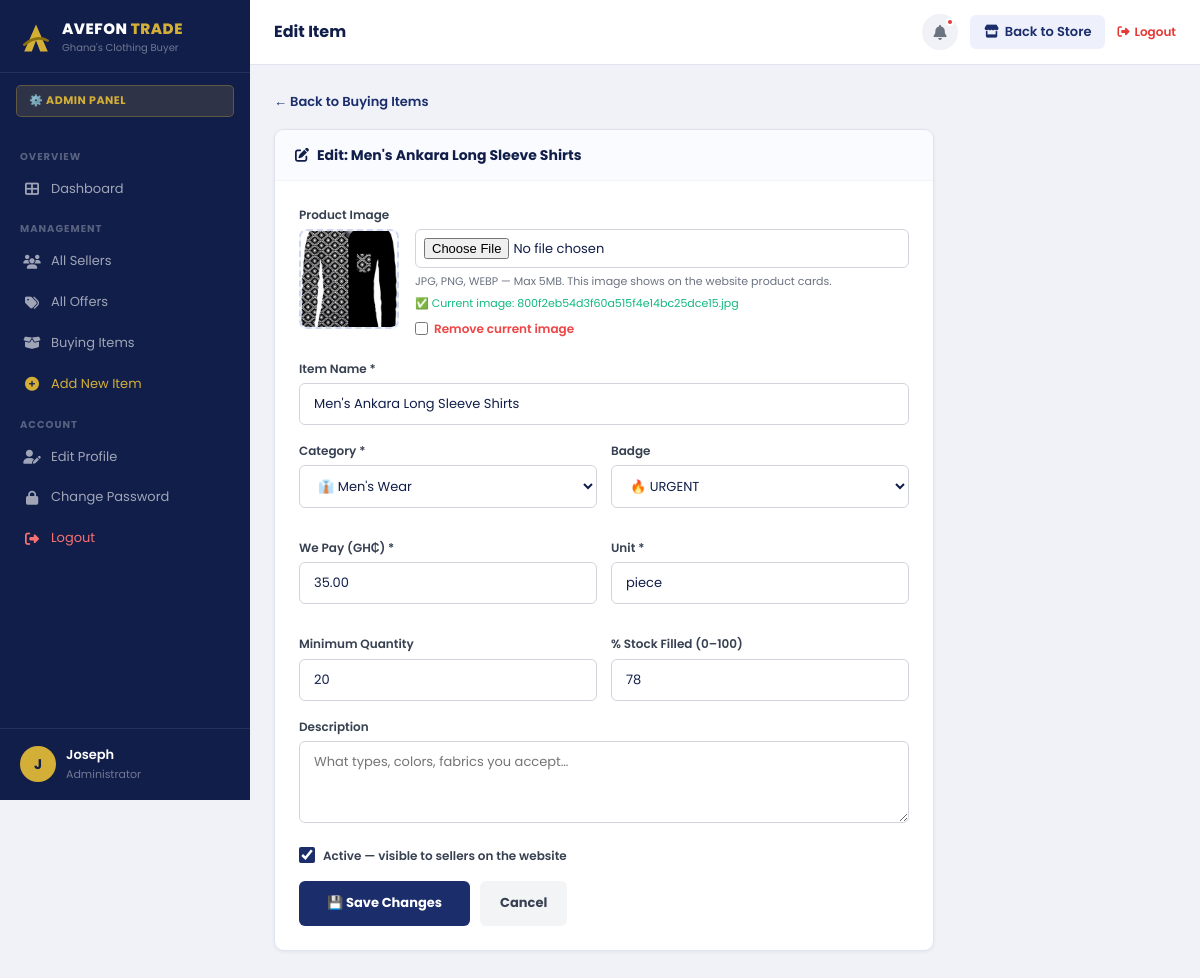
The page /dashboard/admin/products/1/edit/ (signed in) on the database its author committed.
### backend/models.py (models this page shows, shortened)
class BuyingItem(models.Model):
    CATEGORIES = [
        ('mens',         "Men's Wear"),
        ('womens',       "Women's Clothing"),
        ('kente',        'Kente & Traditional'),
        ('fabric',       'Fabrics & Textiles'),
        ('accessories',  'Accessories'),
        ('wholesale',    'Wholesale Lots'),
        ('traditional',  'Traditional Wear'),
        ('smock',        'Smock & Fugu'),
    ]
    BADGES = [('', 'None'), ('URGENT', '🔥 Urgent'), ('HOT', '⭐ Hot'), ('NEW', '✨ New')]
    EMOJIS = {
        'mens': '👔', 'womens': '👗', 'kente': '🧣',
        'fabric': '🧵', 'accessories': '👜', 'wholesale': '📦',
        'traditional': '🏵', 'smock': '🪡',
    }
    BG_COLORS = {
        'mens': '#EEF1FB', 'womens': '#FDE8F5', 'kente': '#FDF6DC',
        'fabric': '#EEF1FB', 'accessories': '#FDF6DC', 'wholesale': '#E8F5E9',
        'traditional': '#FDF6DC', 'smock': '#EEF1FB',
    }
    name        = models.CharField(max_length=200)
    category    = models.CharField(max_length=20, choices=CATEGORIES)
    description = models.TextField(blank=True)
    price       = models.DecimalField(max_digits=10, decimal_places=2, help_text="Max price Avefon pays")
    unit        = models.CharField(max_length=30, default='piece')
    min_qty     = models.PositiveIntegerField(default=1)
    badge       = models.CharField(max_length=10, choices=BADGES, blank=True, default='')
    image       = models.ImageField(upload_to='buying_items/', blank=True, null=True)
    is_active   = models.BooleanField(default=True)
    pct_filled  = models.PositiveIntegerField(default=0, help_text="% of stock filled (0-100)")
    created_at  = models.DateTimeField(auto_now_add=True)
    class Meta:
        ordering = ['-badge', 'category', 'name']

### backend/views.py (the view, shortened to what this page needs)
# urls.py: path('dashboard/admin/products/<int:pk>/edit/', views.edit_product,         name='edit-product'),
@login_required
def edit_product(request, pk):
    if not request.user.is_staff:
        return redirect('backend:user-dashboard')
    from frontend.views import CATEGORIES
    from backend.models import BuyingItem
    try:
        product = BuyingItem.objects.get(pk=pk)
    except BuyingItem.DoesNotExist:
        messages.error(request, 'Item not found.')
        return redirect('backend:admin-products')
    return render(request, 'backend/product-form.html', {
        'product': product, 'categories': CATEGORIES
    })

### templates/backend/product-form.html (shortened to what this page needs)
{% extends 'backend/base-dashboard.html' %}
{% block sidebar_role %}⚙️ Admin Panel{% endblock %}
{% block user_role_label %}Administrator{% endblock %}
{% block page_title %}{% if product %}Edit Item{% else %}Add New Item{% endif %}{% endblock %}
{% block sidebar_nav %}
<div class="dash-nav-section">Overview</div>
<a href="{% url 'backend:admin-dashboard' %}" class="dash-nav-link"><i class="fas fa-th-large"></i> Dashboard</a>
<div class="dash-nav-section">Management</div>
<a href="{% url 'backend:admin-sellers' %}" class="dash-nav-link"><i class="fas fa-users"></i> All Sellers</a>
<a href="{% url 'backend:admin-offers' %}" class="dash-nav-link"><i class="fas fa-tags"></i> All Offers</a>
<a href="{% url 'backend:admin-products' %}" class="dash-nav-link"><i class="fas fa-box-open"></i> Buying Items</a>
<a href="{% url 'backend:add-product' %}" class="dash-nav-link {% if not product %}active{% endif %}" style="color:#D4AF37"><i class="fas fa-plus-circle"></i> Add New Item</a>
<div class="dash-nav-section">Account</div>
<a href="{% url 'backend:edit-profile' %}" class="dash-nav-link"><i class="fas fa-user-edit"></i> Edit Profile</a>
<a href="{% url 'backend:change-password' %}" class="dash-nav-link"><i class="fas fa-lock"></i> Change Password</a>
<a href="#" onclick="showLogoutModal();return false" class="dash-nav-link" style="color:#F87171"><i class="fas fa-sign-out-alt"></i> Logout</a>
{% endblock %}
{% block dashboard_content %}
<div style="max-width:660px">
  <a href="{% url 'backend:admin-products' %}" style="font-size:13px;color:#1B2D6B;font-weight:600;display:inline-flex;align-items:center;gap:6px;margin-bottom:16px">← Back to Buying Items</a>
  <div class="dash-card">
    <div class="dash-card-head">
      <div class="dash-card-title">
        <i class="fas fa-{% if product %}edit{% else %}plus-circle{% endif %}"></i>
        {% if product %}Edit: {{ product.name }}{% else %}Add New Buying Item{% endif %}
      </div>
    </div>
    <div style="padding:24px">
      <form method="POST" enctype="multipart/form-data">
        <div class="dash-form-group">
          <label>Product Image</label>
          <div style="display:flex;align-items:flex-start;gap:16px">
            <div id="imgPreviewWrap" style="width:100px;height:100px;border-radius:8px;border:2px dashed #D0D8F0;overflow:hidden;flex-shrink:0;display:flex;align-items:center;justify-content:center;background:#F5F6FA">
              {% if product and product.image %}
                <img id="imgPreview" src="{{ product.image.url }}" style="width:100%;height:100%;object-fit:cover">
              {% else %}
                <span id="imgPreview" style="font-size:32px">🖼</span>
              {% endif %}
            </div>
            <div style="flex:1">
              <input type="file" name="image" id="imageInput" accept="image/*" class="dash-input" style="padding:8px;cursor:pointer" onchange="previewImage(this)">
              <div style="font-size:11px;color:#6B7280;margin-top:5px">JPG, PNG, WEBP — Max 5MB. This image shows on the website product cards.</div>
              {% if product and product.image %}
              <div style="font-size:11px;color:#10B981;margin-top:4px">✅ Current image: {{ product.image.name|cut:"buying_items/" }}</div>
              <label style="display:flex;align-items:center;gap:6px;margin-top:6px;font-size:12px;color:#EF4444;cursor:pointer">
                <input type="checkbox" name="clear_image" style="accent-color:#EF4444"> Remove current image
              </label>
              {% endif %}
            </div>
          </div>
        </div>
        <div class="dash-form-group">
          <label>Item Name *</label>
          <input type="text" name="name" value="{{ product.name|default:'' }}" class="dash-input" placeholder="e.g. Men's Ankara Long Sleeve Shirts" required>
        </div>
        <div style="display:grid;grid-template-columns:1fr 1fr;gap:14px">
          <div class="dash-form-group">
            <label>Category *</label>
            <select name="category" class="dash-input" required>
              {% for val, label, emoji, bg in categories %}
              <option value="{{ val }}" {% if product.category == val %}selected{% endif %}>{{ emoji }} {{ label }}</option>
              {% endfor %}
            </select>
          </div>
          <div class="dash-form-group">
            <label>Badge</label>
            <select name="badge" class="dash-input">
              <option value="URGENT" {% if product.badge == 'URGENT' %}selected{% endif %}>🔥 URGENT</option>
            </select>
          </div>
          <div class="dash-form-group">
            <label>We Pay (GH₵) *</label>
            <input type="number" name="price" value="{{ product.price|default:'' }}" class="dash-input" placeholder="Max price per unit" step="0.01" min="0" required>
          </div>
          <div class="dash-form-group">
            <label>Unit *</label>
            <input type="text" name="unit" value="{{ product.unit|default:'piece' }}" class="dash-input" placeholder="piece / yard / set / kg">
          </div>
          <div class="dash-form-group">
            <label>Minimum Quantity</label>
            <input type="number" name="min_qty" value="{{ product.min_qty|default:1 }}" class="dash-input" min="1">
          </div>
          <div class="dash-form-group">
            <label>% Stock Filled (0–100)</label>
            <input type="number" name="pct_filled" value="{{ product.pct_filled|default:0 }}" class="dash-input" min="0" max="100">
          </div>
        </div>
        <div class="dash-form-group">
          <label>Description</label>
          <textarea name="description" class="dash-input" rows="3" placeholder="What types, colors, fabrics you accept…" style="resize:vertical">{{ product.description|default:'' }}</textarea>
        </div>
        <div class="dash-form-group">
          <label style="display:flex;align-items:center;gap:8px;cursor:pointer">
            <input type="checkbox" name="is_active" {% if not product or product.is_active %}checked{% endif %} style="width:16px;height:16px;accent-color:#1B2D6B">
            <span>Active — visible to sellers on the website</span>
          </label>
        </div>
        <div style="display:flex;gap:10px;margin-top:8px">
          <button type="submit" class="dash-btn dash-btn-primary" style="padding:12px 28px">
            {% if product %}💾 Save Changes{% else %}✅ Add Buying Item{% endif %}
          </button>
          <a href="{% url 'backend:admin-products' %}" class="dash-btn" style="background:#F3F4F6;color:#374151;padding:12px 20px">Cancel</a>
        </div>
      </form>
    </div>
  </div>
</div>
{% endblock %}

### templates/backend/base-dashboard.html (shortened to what this page needs)
{% load static %}
<!doctype html>
<html lang="en">
<head>
  <link rel="stylesheet" href="{% static 'frontend/css/style.css' %}">
  <link href="https://cdnjs.cloudflare.com/ajax/libs/font-awesome/6.5.1/css/all.min.css" rel="stylesheet">
</head>
<body>
<div class="dash-wrap">
  <aside class="dash-sidebar">
    <div class="dash-logo">
      <svg width="32" height="32" viewBox="0 0 38 38" fill="none">
        <polygon points="19,3 33,35 24,35 19,22 14,35 5,35" fill="#D4AF37"/>
        <path d="M5,27 Q19,15 33,22" stroke="#8A7010" stroke-width="3" fill="none" stroke-linecap="round"/>
      </svg>
      <div>
        <div class="dash-logo-text">AVEFON <span>TRADE</span></div>
        <div class="dash-logo-sub">Ghana's Clothing Buyer</div>
      </div>
    </div>
    <div class="dash-role-badge">{% block sidebar_role %}Dashboard{% endblock %}</div>
    <nav class="dash-nav">{% block sidebar_nav %}{% endblock %}</nav>
    <div class="dash-sidebar-bottom">
      <div class="dash-user-info">
        <div class="dash-avatar">
          {% if request.user.first_name %}
            {{ request.user.first_name|first|upper }}{% if request.user.last_name %}{{ request.user.last_name|first|upper }}{% endif %}
          {% else %}
            {{ request.user.username|first|upper }}
          {% endif %}
        </div>
        <div>
          <div class="dash-user-name">{{ request.user.get_full_name|default:request.user.username }}</div>
          <div class="dash-user-role">{% block user_role_label %}Member{% endblock %}</div>
        </div>
      </div>
    </div>
  </aside>
  <div class="dash-content">
    <header class="dash-topbar">
      <div class="dash-topbar-left">
        <span class="dash-topbar-title">{% block page_title %}Dashboard{% endblock %}</span>
      </div>
      <div class="dash-topbar-right">
        <div class="dash-topbar-icon" title="Notifications">
          <i class="fas fa-bell"></i>
          <span class="dash-notif-dot"></span>
        </div>
        <a href="{% url 'frontend:index' %}" class="dash-store-link">
          <i class="fas fa-store"></i> Back to Store
        </a>
        <a href="#" onclick="showLogoutModal();return false" style="font-size:12px;color:#E53935;font-weight:600;display:flex;align-items:center;gap:5px">
          <i class="fas fa-sign-out-alt"></i> Logout
        </a>
      </div>
    </header>
    <div class="dash-page">
      {% block dashboard_content %}{% endblock %}
    </div>
  </div>
</div>
</body>
</html>

### static/frontend/css/style.css (style rules this page uses)
:root { --purple: #f7ecd3; --purple-dark: #eee1bb; --purple-light: #ede9fe; --purple-pale: #f5f3ff; --accent: #f59e0b; --red: #ef4444; --green: #10b981; --dark: #111827; --gray-700: #374151; --gray-500: #6b7280; --gray-300: #d1d5db; --gray-100: #f3f4f6; --white: #ffffff; --border: #e5e7eb; --shadow: 0 1px 3px rgba(0,0,0,0.08), 0 1px 2px rgba(0,0,0,0.06); --shadow-md: 0 4px 6px rgba(0,0,0,0.07), 0 2px 4px rgba(0,0,0,0.06); --shadow-lg: 0 10px 15px rgba(0,0,0,0.08), 0 4px 6px rgba(0,0,0,0.05); --radius-sm: 6px; --radius: 10px; --radius-lg: 16px; --radius-xl: 22px; --transition: all 0.22s ease; }
*, *::before, *::after { box-sizing: border-box; margin: 0; padding: 0; }
html { scroll-behavior: smooth; font-size: 15px; }
body { font-family: 'AlbertSans', 'Plus Jakarta Sans', system-ui, sans-serif; background: #f8f8f8; color: var(--dark); line-height: 1.6; -webkit-font-smoothing: antialiased; }
a { text-decoration: none; color: inherit; }
img { max-width: 100%; height: auto; display: block; }
button, input, select, textarea { font-family: inherit; }
button { cursor: pointer; border: none; background: none; }

### rows shown on the page
BuyingItem: name "Men's Ankara Long Sleeve Shirts", image (picture), image.name "800f2eb54d3f60a515f4e14bc25dce15.jpg", category "👔 Men's Wear", badge "🔥 URGENT", price "35.00", unit "piece", min_qty "20", pct_filled "78", is_active "☑"

### other values the page prints
{{ request.user.username|first|upper }} "J"
{{ request.user.get_full_name|default:request.user.username }} "Joseph"
